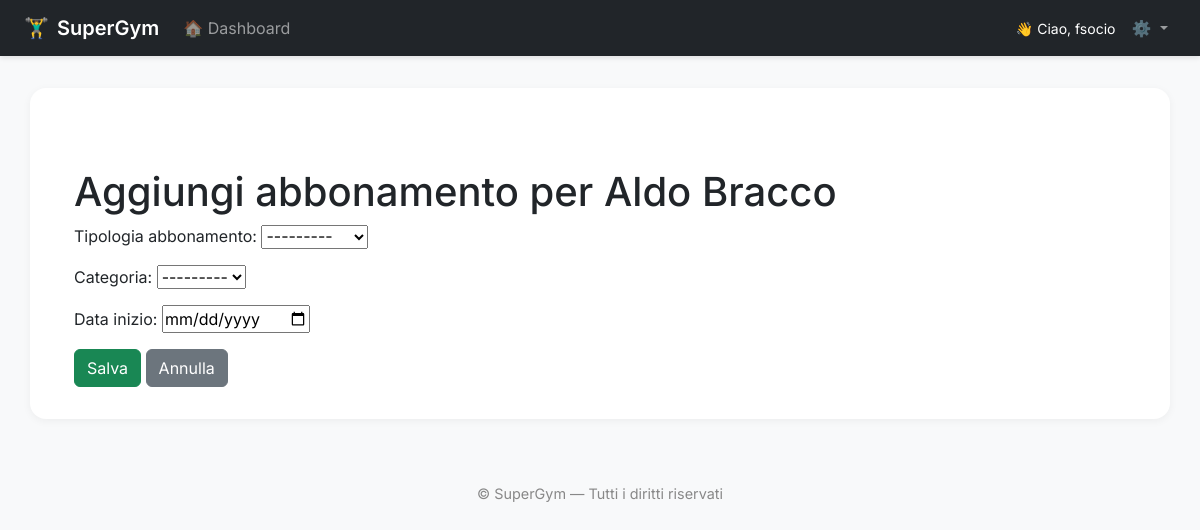
The page /members/subscriptions/7/add/ (signed in) on the database its author committed.
### members/models.py (models this page shows, shortened)
class Member(AbstractUser):
    first_name = models.CharField(_("Nome"), max_length=150, blank=False)
    last_name = models.CharField(_("Cognome"), max_length=150, blank=False)
    email = models.EmailField(_("Email"), blank=False)
    date_of_birth = models.DateField(_("Data di nascita"), null=True, blank=True)
    phone_number = models.CharField(_("Numero di telefono"), max_length=20, blank=True)
    address = models.CharField(_("Indirizzo"), max_length=255, blank=True)
    class Meta:
        verbose_name = _("Socio")
        verbose_name_plural = _("Soci")
        ordering = ['last_name', 'first_name']

### members/views.py (the view)
# urls.py: path("subscriptions/<int:member_id>/add/", views.add_subscription, name="add_subscription"),
@login_required
def add_subscription(request, member_id):
    member = get_object_or_404(Member, id=member_id)
    if request.method == 'POST':
        form = SubscriptionForm(request.POST)
        if form.is_valid():
            subscription = form.save(commit=False)
            subscription.member = member
            subscription.save()
            return redirect('members:subscription_list', member_id=member.id)
    else:
        form = SubscriptionForm()
    context = {
        'member': member,
        'form': form
    }
    return render(request, 'subscription_form.html', context)

### members/forms.py
class SubscriptionForm(forms.ModelForm):
    class Meta:
        model = Subscription
        fields = ['subscription_type', 'category', 'start_date',]
        widgets = {
            'start_date': forms.DateInput(attrs={'type': 'date'}),
        }

### templates/subscription_form.html (shortened to what this page needs)
{% extends "base.html" %}
{% block content %}
<div class="container mt-5">
    <h1>Aggiungi abbonamento per {{ member.first_name }} {{ member.last_name }}</h1>
    <form method="post">
        {{ form.as_p }}
        <button type="submit" class="btn btn-success">Salva</button>
        <a href="{% url 'members:subscription_list' member.id %}" class="btn btn-secondary">Annulla</a>
    </form>
</div>
{% endblock %}

### templates/base.html (shortened to what this page needs)
<!DOCTYPE html>
{% load static %}
<html lang="it">
<head>
    <link href="https://cdn.jsdelivr.net/npm/bootstrap@5.3.2/dist/css/bootstrap.min.css" rel="stylesheet">
    <link href="{% static '/css/style.css' %}" rel="stylesheet">
</head>
<body>
<nav class="navbar navbar-expand-lg navbar-dark bg-dark">
    <div class="container-fluid px-4">
        <a class="navbar-brand d-flex align-items-center" href="{% url 'dashboard' %}">
            🏋️‍♂️ <span class="ms-2">SuperGym</span>
        </a>
        <div class="collapse navbar-collapse" id="navbarContent">
            {% if user.is_authenticated %}
            {% if user.is_staff or user.is_superuser %}
            <ul class="navbar-nav me-auto mb-2 mb-lg-0">
                <li class="nav-item dropdown">
                    <a class="nav-link dropdown-toggle" href="#" id="membersDropdown" role="button" data-bs-toggle="dropdown" aria-expanded="false">
                        👥 Soci
                    </a>
                    <ul class="dropdown-menu" aria-labelledby="membersDropdown">
                        <li><a class="dropdown-item" href="{% url 'dashboard' %}">📋 Lista Soci</a></li>
                        <li><a class="dropdown-item" href="{% url 'members:add_member' %}">➕ Aggiungi Socio</a></li>
                    </ul>
                </li>
                <li class="nav-item dropdown">
                    <a class="nav-link dropdown-toggle" href="#" id="docsDropdown" role="button" data-bs-toggle="dropdown" aria-expanded="false">
                        📄 Documenti
                    </a>
                    <ul class="dropdown-menu" aria-labelledby="docsDropdown">
                        <li><a class="dropdown-item" href="{% url 'members:medical_certificate_status' %}">🩺 Certificati Medici</a></li>
                        {% if user.is_superuser %}
                            <li><hr class="dropdown-divider"></li>
                            <li><a class="dropdown-item text-primary" href="{% url 'members:add_document_admin' %}">➕ Aggiungi Documento</a></li>
                        {% endif %}
                    </ul>
                </li>
                <li class="nav-item dropdown">
                    <a class="nav-link dropdown-toggle" href="#" id="subsDropdown" role="button" data-bs-toggle="dropdown" aria-expanded="false">
                        💳 Abbonamenti
                    </a>
                    <ul class="dropdown-menu" aria-labelledby="subsDropdown">
                        <li><a class="dropdown-item" href="{% url 'members:subscription_status' %}">📆 Stato Abbonamenti</a></li>
                        <li><a class="dropdown-item" href="{% url 'members:add_subscription_admin' %}">➕ Aggiungi Abbonamento</a></li>
                    </ul>
                </li>
            </ul>
            {% else %}
            <ul class="navbar-nav me-auto mb-2 mb-lg-0">
                <li class="nav-item">
                    <a class="nav-link" href="{% url 'dashboard' %}">🏠 Dashboard</a>
                </li>
            </ul>
            {% endif %}
            <ul class="navbar-nav ms-auto mb-2 mb-lg-0 align-items-center">
                <li class="nav-item me-2 text-white small">
                    👋 Ciao, {{ user.first_name|default:user.username }}
                </li>
                <li class="nav-item dropdown">
                    <a class="nav-link dropdown-toggle" href="#" id="systemDropdown" role="button" data-bs-toggle="dropdown" aria-expanded="false">
                        ⚙️
                    </a>
                </li>
            </ul>
            {% endif %}
        </div>
    </div>
</nav>
<main class="container main-container">
    {% block content %}{% endblock %}
</main>
<footer>
    © {{ now|date:"Y" }} SuperGym — Tutti i diritti riservati
</footer>
</body>
</html>

### static/css/style.css (style rules this page uses)
body { background-color: #f8f9fa; }
body { font-family: 'Inter', sans-serif; background-color: #f8f9fa; }
.navbar { box-shadow: 0 2px 5px rgba(0,0,0,0.1); }
.navbar-brand { font-weight: 600; font-size: 1.25rem; }
.nav-link { transition: color 0.2s, transform 0.2s; }
.main-container { background: white; border-radius: 1rem; padding: 2rem; box-shadow: 0 2px 8px rgba(0,0,0,0.05); margin-top: 2rem; }
footer { text-align: center; font-size: 0.9rem; color: #888; margin-top: 3rem; padding: 1rem 0; }

### rows shown on the page
Member: first_name "fsocio"
Member: first_name "Aldo", last_name "Bracco"
